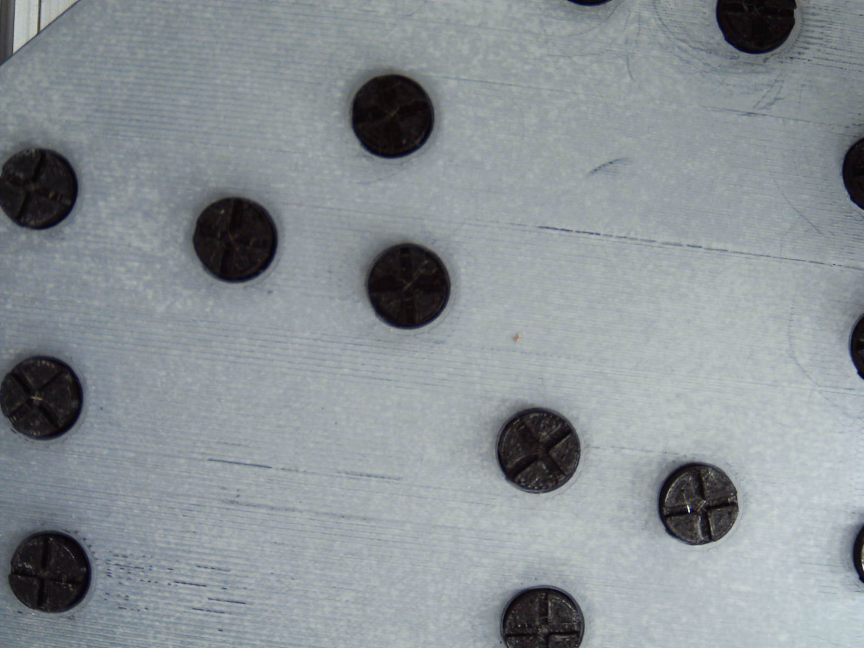
#> input picture OpenCV_Zoom/NewPhotos/opencv_frame_6.png, 2592 x 1944 px, given in place of the camera (shown at 1/3 size)
$ python OpenCVZoom.py
#> lines starting #> are read from the running program, lines starting #| are printed output that depends on the picture; after the words box and inside, x2 and y2 are one past the last pixel; in counts of white or black regions, pixels touching at a corner belong together; long printed decimals are rounded
##############################################
# Project: Microwave Filter Tuner
# File: OpenCV.py
# Date: January 18, 2020
# Programmer(s): Braden Massé and Matthew Rostad
# Sub-Systems: Visual Identification Sub-System
# Version: 1.2
##############################################

# Import Libraries #
import numpy as np
import cv2 as cv2
import math
import statistics
from numpy import array

# Globals #
g_zoomCamPort = 1  # COM port for the zoom camera
g_height1 = 260  # height from the bed to the zoom camera
g_pixelsPerMM = 16.2    # pixels per milimeter at the bed height


##############################################
# Function: zoom_Camera()
# Programmer(s): Matthew Rostad
# Date: January 26,2020
# Purpose: To identify all tuning screws and determine X, Y, and Z position and determine depth and screw angle
# Arguments: sensitivityVal
# Outputs: N/A
##############################################

def zoom_Camera(sensitivityVal):
    # values to be outputed
#> called with sensitivityVal = 30
    screwDepth = 0

    screwLocations = []

    minDist = 80       # minimum distance between scerws
    upCannyThreshold = 120  # sensitivity for detecting circles
    centerThreshold = 55    # sensitivity for detecting circle centers
    maxR = 180          # maximum screw radius
    screwCount = 0
    dp = 1
    minDistCenter = 9999 # finds the screw the closest to the center
    closestCenter = 0   # the screw that is the closest to the center
    measuredDepth = 195  # units are mm
    screwDiameter = 10  # units are mm
    referenceRadius = 102  # units are pixels


    cap = cv2.VideoCapture(g_zoomCamPort)
    cap.set(cv2.CAP_PROP_FRAME_WIDTH, 2592)
    cap.set(cv2.CAP_PROP_FRAME_HEIGHT, 1944)
    for i in range(0,20):
        ret, img = cap.read()
        print(ret)
#> this loop made 20 passes
#| True
#| True
#| True
#| True
#| True
#| True
#| True
#| True
#> (further printed lines are left out)
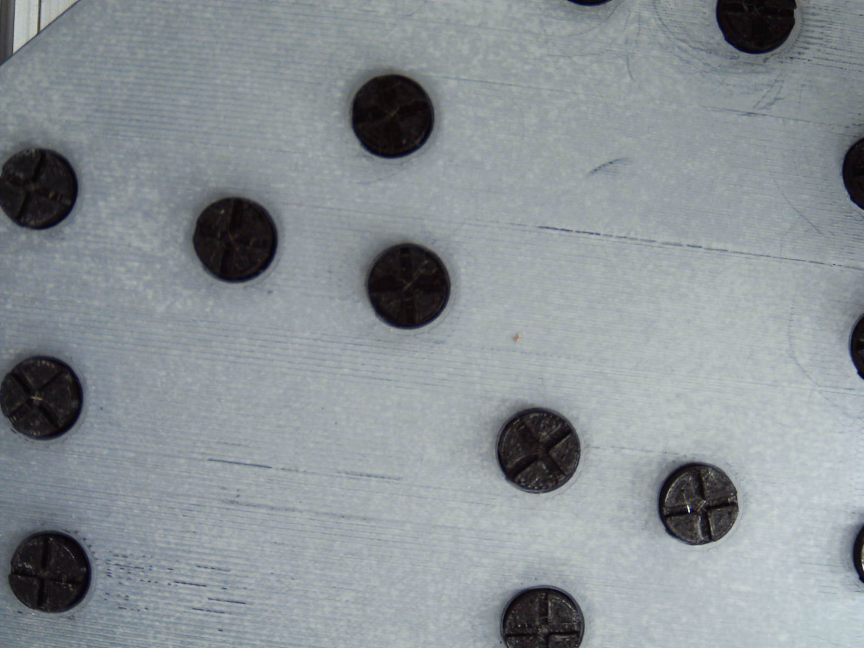
#> input picture OpenCV_Zoom/NewPhotos/opencv_frame_6.png, 2592 x 1944 px, given in place of the camera (shown at 1/3 size)
    cap.release()
    img = cv2.flip(img, -1)
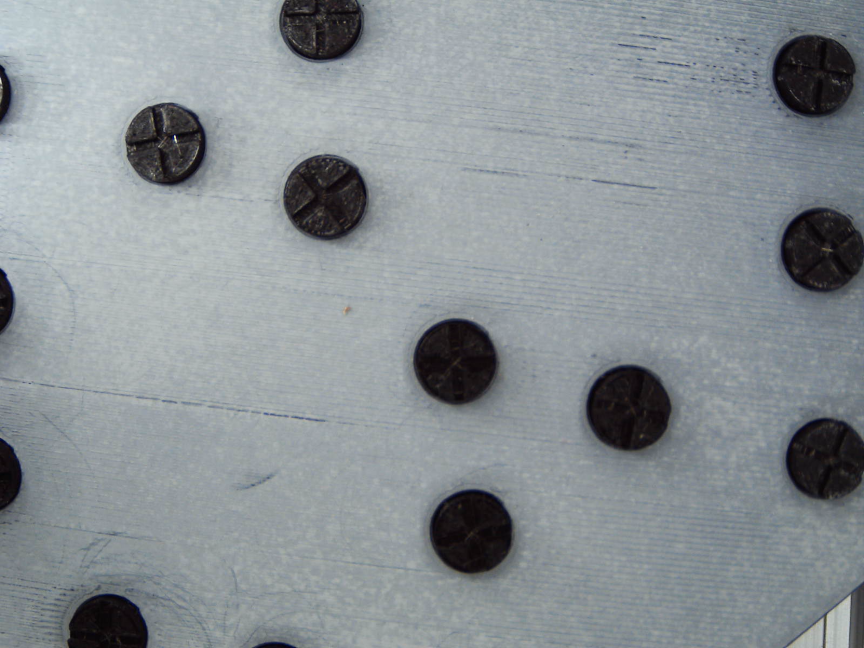
#> img: shape (1944, 2592, 3) (shown at 1/3 size); mean B, G, R 149.3, 145.4, 138.6

    '''
    img = cv2.imread('NewPhotos6/opencv_frame_2.png')  # testing, comment out if taking picture
    img = cv2.flip(img, -1)
    '''


    output = img.copy()
    gray = cv2.cvtColor(img, cv2.COLOR_BGR2GRAY)  # change to greyscale image
    gray = cv2.medianBlur(gray, 5)                 # apply blur to reduce false positives

    circles = cv2.HoughCircles(gray, cv2.HOUGH_GRADIENT, dp, minDist, param1=upCannyThreshold, param2=centerThreshold,
                               minRadius=sensitivityVal, maxRadius=maxR)
#> circles = [[979.5, 591.5, 129.9], [495.5, 429.5, 121], [960.5, 67.5, 122.4]]
    if circles is None:
        print("No screws Detected")
    else:
        print(circles.size, "screws detected")
#| 9 screws detected
    detected_circles = np.uint16(np.around(circles))
#> detected_circles = [[980, 592, 130], [496, 430, 121], [960, 68, 122]]

    for (x, y, r) in detected_circles[0, :]:
        # use only the screw in the center of the image
        # find the center of the image
        height, width = img.shape[:2]       # get the height and width of the image
        verticalCenter = height/2
        horizontalCenter = width/2
        #################################
        # determine which screw is closest to the center
        distCenter = abs(x - horizontalCenter) + abs(y - verticalCenter)

        if distCenter < minDistCenter:
            minDistCenter = distCenter
            closestCenter = screwCount

        screwCount = screwCount + 1
#> this loop made 3 passes
#> (x, y, r, distCenter, minDistCenter, closestCenter) on pass 1: (980, 592, 130, 696, 696, 0)
#> (x, y, r, distCenter) on passes 2 to 3: (496, 430, 121, 1342), (960, 68, 122, 1240)
#> after the loop, closestCenter = 0; minDistCenter = 696; screwCount = 3


    x, y, r = detected_circles[0][closestCenter]
#> x = 980; y = 592; r = 130
    '''
    xScrewOffset = 37.82
    yScrewOffset = 3.4
    calculatedDepth = 185
    new_pixelsPerMM = g_pixelsPerMM * (g_height1 / calculatedDepth)
    print(x)
    print(y)
    print(verticalCenter)
    print(horizontalCenter)

    newY = y - verticalCenter
    newX = x - horizontalCenter

    xOffset = (newX / new_pixelsPerMM) + xScrewOffset
    yOffset = (newY / new_pixelsPerMM) + yScrewOffset
'''

    #################################
    # determine the depth of the screw
    focalLength = ((referenceRadius * 2) * measuredDepth) / screwDiameter  # determine focal length
    calculatedDepth = (screwDiameter * focalLength) / (r * 2)
#> calculatedDepth = 153

    ################################
    print('depth', calculatedDepth)
#| depth 153.0

    offsetImage = img.copy()

    xPixelError = x - horizontalCenter
#> xPixelError = -316
    yPixelError = y - verticalCenter
#> yPixelError = -380
    print('x error', xPixelError)
#| x error -316.0
    print('y error', yPixelError)
#| y error -380.0

    # [5 lines of commented-out code are left out]
    new_pixelsPerMM = -0.1283 * calculatedDepth + 47.762
#> new_pixelsPerMM = 28.13
    # new_pixelsPerMM = 21.7
    print('px per mm', new_pixelsPerMM)
#| px per mm 28.1321
    xMMError = xPixelError / new_pixelsPerMM + 100 # + 137.4
#> xMMError = 88.77
    yMMError = yPixelError / new_pixelsPerMM + 100 # + 109.6
#> yMMError = 86.49
    print('x error mm', xMMError)
#| x error mm 88.767
    print('y error mm', yMMError)
#| y error mm 86.492

    offsetImage = cv2.line(offsetImage, (0, int(y)), (2592, int(y)), (0, 0, 255), 2)
    offsetImage = cv2.line(offsetImage, (int(x), 0), (int(x), 1944), (0, 0, 255), 2)

    offsetImage = cv2.line(offsetImage, (0,int(verticalCenter)), (2592, int(verticalCenter)), (0,0,0), 2)
    offsetImage = cv2.line(offsetImage, (int(horizontalCenter), 0), (int(horizontalCenter), 1944), (0, 0, 0), 2)
    cv2.imshow("offset", offsetImage)


    print(closestCenter)
#| 0
    print(screwLocations)

    # output a circle on only the screw closest to the center
    x,y,r = detected_circles[0, closestCenter]
    cv2.circle(output, (x, y), r, (0, 255, 0), 3)  # draw circles on detected screws
    print("Circle ", screwCount, "at", x, y, " with radius of", r, )  # testing
#| Circle  3 at 980 592  with radius of 130
    cv2.circle(output, (x, y), 2, (0, 255, 0), 3)  # draw dot on center of detected screws
    cv2.imshow('output', output)  # display output with screws identified, needs to be integrated into GUI

    #########################################
    # find screw angle

    cropImg = img[(y-r):(y+r), (x-r):(x+r)]
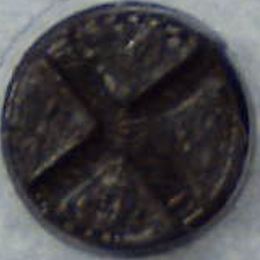
#> cropImg: shape (260, 260, 3); mean B, G, R 67.4, 64.3, 65.9
    imageSize = r*2
#> imageSize = 260
    cropCopy = cropImg.copy()
    cv2.imshow('crop', cropImg)

    crop_gray = cv2.cvtColor(cropImg, cv2.COLOR_BGR2GRAY)  # change to greyscale image
    cannyEdges = cv2.Canny(crop_gray, 40, 120, None, 3)
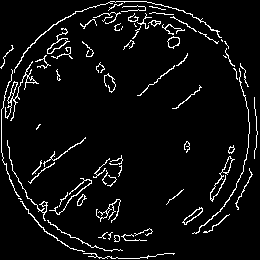
#> cannyEdges: shape (260, 260); 5.5% white in thin lines or dots

    linesP = cv2.HoughLinesP(cannyEdges, 1, np.pi / 180, 20, None, 20, 10)
#> linesP = 102 rows, first 6: [139, 95, 186, 57], [61, 200, 98, 170], [5, 93, 44, 60], [196, 233, 225, 204], [175, 108, 200, 87], [5, 91, 31, 69]
    imageCutOff = 20
    angleAllowance = 10
    similarAngles = []
    similarAngle = []
    angles = []
    if linesP is not None:
        for i in range(0, len(linesP)):
            if not ((linesP[i][0][0] < imageCutOff or linesP[i][0][2] < imageCutOff) or
                    (linesP[i][0][0] > imageSize - imageCutOff or linesP[i][0][2] > imageSize - imageCutOff) or
                    (linesP[i][0][1] > imageSize - imageCutOff or linesP[i][0][3] > imageSize - imageCutOff) or
                    (linesP[i][0][1] < imageCutOff or linesP[i][0][3] < imageCutOff)):
                l = linesP[i][0]
                cv2.line(cropCopy, (l[0], l[1]), (l[2], l[3]), (0, 0, 255), 3, cv2.LINE_AA)

                angle = math.atan2(linesP[i][0][2] - linesP[i][0][0], linesP[i][0][3] - linesP[i][0][1])
                angles.append(math.degrees(angle))
#> this loop made 102 passes
#> (l, angle) on passes 1, 2, 4, 5, 9, 10, 11, 12, 13, 14, 16, 21: ([139, 95, 186, 57], 2.25), ([61, 200, 98, 170], 2.25), ([196, 233, 225, 204], 2.36), ([175, 108, 200, 87], 2.27), ([137, 95, 174, 65], 2.25), ([23, 54, 53, 24], 2.36), ([60, 199, 99, 169], 2.23), ([26, 196, 62, 232], 0.785), ([44, 230, 109, 158], 2.41), ([128, 20, 198, 31], 1.41), ([29, 66, 69, 41], 2.13), ([130, 21, 166, 27], 1.41)
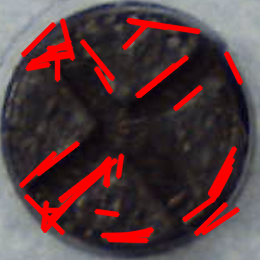
#> cropCopy: shape (260, 260, 3); 12.35% of pixels changed, all inside (x1, y1, x2, y2) = (18, 17, 244, 244)
#> after the loop, angles = 44 values, max 180 at index 14, min 2.49 at index 38, mean 110.9

        cv2.imshow("Detected Lines (in red) - Probabilistic Line Transform", cropCopy)

    # try to average out all angels and find angle of screw
    for i in range(len(angles)):
        if angles[i] > 90:
            angles[i] = angles[i] - 90
#> this loop made 44 passes
#> after the loop, angles = 44 values, max 90 at index 14, min 1.25 at index 12, mean 43.36

    for i in range(len(angles)):
        for j in range(len(angles)):
            if abs(angles[i] - angles[j]) < angleAllowance:
                similarAngle.append(angles[j])
        similarAngles.append(similarAngle)
        similarAngle = []
#> after the loop, similarAngles = 44 items

    mostSimilarAngles = max(similarAngles,key=len)
#> mostSimilarAngles = [38.96, 39.04, 45, 40.03, 39.04, 45, 37.57, 45, 47.92, 32.01, 44.12, 39.81, 41.76, 37.57, 39.04, 31.33, 46.33, 34.08, 32.01, 35.54]
    screwAngle = statistics.mean(mostSimilarAngles)
#> screwAngle = 39.56

    #screwOutputs = [offsetmm, screwAngle, calculatedDepth]

    # End of Function Clean-Up *
    cv2.waitKey(0)  # close image on pressing any key
    cv2.destroyAllWindows()
    print(screwAngle)
#| 39.556
    return

# global list
# screw number, X pos, Y pos, Z pos, flag

#screwLocationsGList = []


zoomScrewOutputs = zoom_Camera(30)

'''
screwOffset = zoomScrewOutputs[0]
screwAngle = zoomScrewOutputs[1]
zoomScrewDepth = zoomScrewOutputs[2]

print(screwOffset)
print(screwAngle)
print(zoomScrewDepth)
'''

#wide_Angle_Camera(30)  # testing
#print(screwLocationsGList)
